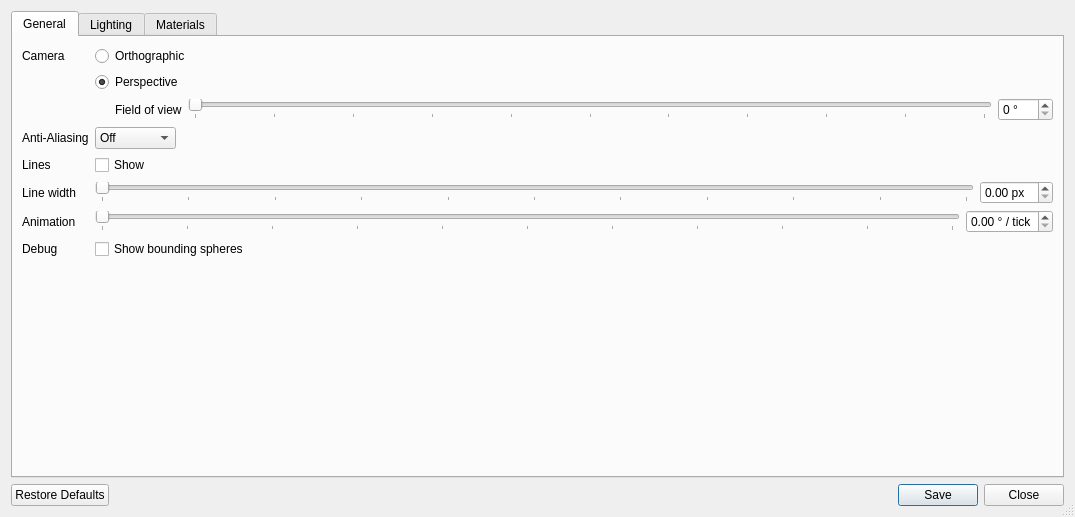
<?xml version="1.0" encoding="UTF-8"?>
<ui version="4.0">
 <class>RenderSettingsDialog</class>
 <widget class="QDialog" name="RenderSettingsDialog">
  <property name="geometry">
   <rect>
    <x>0</x>
    <y>0</y>
    <width>1075</width>
    <height>517</height>
   </rect>
  </property>
  <property name="windowTitle">
   <string>3D Render Settings</string>
  </property>
  <property name="sizeGripEnabled">
   <bool>true</bool>
  </property>
  <layout class="QVBoxLayout" name="verticalLayout_2">
   <item>
    <widget class="QTabWidget" name="tabWidget">
     <property name="currentIndex">
      <number>0</number>
     </property>
     <widget class="QWidget" name="general">
      <attribute name="title">
       <string>General</string>
      </attribute>
      <layout class="QFormLayout" name="formLayout">
       <property name="fieldGrowthPolicy">
        <enum>QFormLayout::ExpandingFieldsGrow</enum>
       </property>
       <item row="0" column="0">
        <widget class="QLabel" name="label">
         <property name="text">
          <string>Camera</string>
         </property>
        </widget>
       </item>
       <item row="0" column="1">
        <widget class="QRadioButton" name="orthographicCamera">
         <property name="text">
          <string>Orthographic</string>
         </property>
        </widget>
       </item>
       <item row="1" column="1">
        <widget class="QRadioButton" name="perspectiveCamera">
         <property name="text">
          <string>Perspective</string>
         </property>
         <property name="checked">
          <bool>true</bool>
         </property>
        </widget>
       </item>
       <item row="2" column="1">
        <layout class="QHBoxLayout" name="horizontalLayout_3">
         <item>
          <spacer name="horizontalSpacer">
           <property name="orientation">
            <enum>Qt::Horizontal</enum>
           </property>
           <property name="sizeType">
            <enum>QSizePolicy::Fixed</enum>
           </property>
           <property name="sizeHint" stdset="0">
            <size>
             <width>20</width>
             <height>20</height>
            </size>
           </property>
          </spacer>
         </item>
         <item>
          <widget class="QLabel" name="label_12">
           <property name="text">
            <string>Field of view</string>
           </property>
          </widget>
         </item>
         <item>
          <widget class="QSlider" name="fieldOfViewSlider">
           <property name="maximum">
            <number>100</number>
           </property>
           <property name="orientation">
            <enum>Qt::Horizontal</enum>
           </property>
           <property name="tickPosition">
            <enum>QSlider::TicksBelow</enum>
           </property>
           <property name="tickInterval">
            <number>10</number>
           </property>
          </widget>
         </item>
         <item>
          <widget class="QDoubleSpinBox" name="fieldOfView">
           <property name="suffix">
            <string> °</string>
           </property>
           <property name="decimals">
            <number>0</number>
           </property>
           <property name="minimum">
            <double>0.000000000000000</double>
           </property>
           <property name="maximum">
            <double>100.000000000000000</double>
           </property>
           <property name="value">
            <double>0.000000000000000</double>
           </property>
          </widget>
         </item>
        </layout>
       </item>
       <item row="5" column="0">
        <widget class="QLabel" name="label_4">
         <property name="text">
          <string>Lines</string>
         </property>
        </widget>
       </item>
       <item row="5" column="1">
        <widget class="QCheckBox" name="showLines">
         <property name="text">
          <string>Show</string>
         </property>
        </widget>
       </item>
       <item row="6" column="0">
        <widget class="QLabel" name="label_3">
         <property name="text">
          <string>Line width</string>
         </property>
        </widget>
       </item>
       <item row="6" column="1">
        <layout class="QHBoxLayout" name="horizontalLayout">
         <item>
          <widget class="QSlider" name="lineWidthSlider">
           <property name="maximum">
            <number>100</number>
           </property>
           <property name="sliderPosition">
            <number>0</number>
           </property>
           <property name="orientation">
            <enum>Qt::Horizontal</enum>
           </property>
           <property name="tickPosition">
            <enum>QSlider::TicksBelow</enum>
           </property>
           <property name="tickInterval">
            <number>10</number>
           </property>
          </widget>
         </item>
         <item>
          <widget class="QDoubleSpinBox" name="lineWidth">
           <property name="suffix">
            <string> px</string>
           </property>
           <property name="maximum">
            <double>10.000000000000000</double>
           </property>
           <property name="singleStep">
            <double>0.100000000000000</double>
           </property>
          </widget>
         </item>
        </layout>
       </item>
       <item row="7" column="0">
        <widget class="QLabel" name="label_2">
         <property name="text">
          <string>Animation</string>
         </property>
        </widget>
       </item>
       <item row="7" column="1">
        <layout class="QHBoxLayout" name="horizontalLayout_2">
         <item>
          <widget class="QSlider" name="animationAngleSlider">
           <property name="maximum">
            <number>100</number>
           </property>
           <property name="sliderPosition">
            <number>0</number>
           </property>
           <property name="orientation">
            <enum>Qt::Horizontal</enum>
           </property>
           <property name="tickPosition">
            <enum>QSlider::TicksBelow</enum>
           </property>
           <property name="tickInterval">
            <number>10</number>
           </property>
          </widget>
         </item>
         <item>
          <widget class="QDoubleSpinBox" name="animationAngle">
           <property name="suffix">
            <string> ° / tick</string>
           </property>
           <property name="maximum">
            <double>1.000000000000000</double>
           </property>
           <property name="singleStep">
            <double>0.010000000000000</double>
           </property>
          </widget>
         </item>
        </layout>
       </item>
       <item row="8" column="0">
        <widget class="QLabel" name="label_5">
         <property name="text">
          <string>Debug</string>
         </property>
        </widget>
       </item>
       <item row="8" column="1">
        <widget class="QCheckBox" name="showBoundingSpheres">
         <property name="text">
          <string>Show bounding spheres</string>
         </property>
        </widget>
       </item>
       <item row="9" column="1">
        <spacer name="verticalSpacer_2">
         <property name="orientation">
          <enum>Qt::Vertical</enum>
         </property>
         <property name="sizeType">
          <enum>QSizePolicy::Expanding</enum>
         </property>
         <property name="sizeHint" stdset="0">
          <size>
           <width>502</width>
           <height>0</height>
          </size>
         </property>
        </spacer>
       </item>
       <item row="3" column="0">
        <widget class="QLabel" name="label_15">
         <property name="text">
          <string>Anti-Aliasing</string>
         </property>
        </widget>
       </item>
       <item row="3" column="1">
        <widget class="QComboBox" name="antiAliasing">
         <item>
          <property name="text">
           <string>Off</string>
          </property>
         </item>
         <item>
          <property name="text">
           <string>Medium</string>
          </property>
         </item>
         <item>
          <property name="text">
           <string>High</string>
          </property>
         </item>
         <item>
          <property name="text">
           <string>Very high</string>
          </property>
         </item>
        </widget>
       </item>
      </layout>
     </widget>
     <widget class="QWidget" name="lighting">
      <attribute name="title">
       <string>Lighting</string>
      </attribute>
      <layout class="QVBoxLayout" name="verticalLayout_3">
       <item>
        <layout class="QFormLayout" name="formLayout_2">
         <property name="fieldGrowthPolicy">
          <enum>QFormLayout::ExpandingFieldsGrow</enum>
         </property>
         <item row="0" column="0">
          <widget class="QLabel" name="label_13">
           <property name="text">
            <string>Enable</string>
           </property>
          </widget>
         </item>
         <item row="0" column="1">
          <widget class="QCheckBox" name="enableLighting">
           <property name="text">
            <string>Realistic Lighting</string>
           </property>
          </widget>
         </item>
         <item row="1" column="0">
          <widget class="QLabel" name="label_14">
           <property name="text">
            <string>Brightness</string>
           </property>
          </widget>
         </item>
         <item row="1" column="1">
          <layout class="QHBoxLayout" name="horizontalLayout_4">
           <item>
            <widget class="QSlider" name="brightnessSlider">
             <property name="maximum">
              <number>100</number>
             </property>
             <property name="sliderPosition">
              <number>0</number>
             </property>
             <property name="orientation">
              <enum>Qt::Horizontal</enum>
             </property>
             <property name="tickPosition">
              <enum>QSlider::TicksBelow</enum>
             </property>
             <property name="tickInterval">
              <number>10</number>
             </property>
            </widget>
           </item>
           <item>
            <widget class="QDoubleSpinBox" name="brightness">
             <property name="suffix">
              <string/>
             </property>
             <property name="maximum">
              <double>1.000000000000000</double>
             </property>
             <property name="singleStep">
              <double>0.010000000000000</double>
             </property>
            </widget>
           </item>
          </layout>
         </item>
        </layout>
       </item>
       <item>
        <widget class="QGroupBox" name="groupBox_2">
         <property name="title">
          <string>Ambient Occlusion</string>
         </property>
         <layout class="QGridLayout" name="gridLayout_2">
          <item row="0" column="0">
           <widget class="QLabel" name="label_23">
            <property name="text">
             <string>Strength</string>
            </property>
           </widget>
          </item>
          <item row="0" column="1">
           <widget class="QSlider" name="aoStrengthSlider">
            <property name="maximum">
             <number>100</number>
            </property>
            <property name="orientation">
             <enum>Qt::Horizontal</enum>
            </property>
            <property name="tickPosition">
             <enum>QSlider::TicksBelow</enum>
            </property>
            <property name="tickInterval">
             <number>10</number>
            </property>
           </widget>
          </item>
          <item row="1" column="0">
           <widget class="QLabel" name="label_24">
            <property name="text">
             <string>Softness</string>
            </property>
           </widget>
          </item>
          <item row="1" column="1">
           <widget class="QSlider" name="aoSoftnessSlider">
            <property name="maximum">
             <number>100</number>
            </property>
            <property name="orientation">
             <enum>Qt::Horizontal</enum>
            </property>
            <property name="tickPosition">
             <enum>QSlider::TicksBelow</enum>
            </property>
            <property name="tickInterval">
             <number>10</number>
            </property>
           </widget>
          </item>
          <item row="2" column="0">
           <widget class="QLabel" name="label_25">
            <property name="text">
             <string>Distance</string>
            </property>
           </widget>
          </item>
          <item row="2" column="1">
           <widget class="QSlider" name="aoDistanceSlider">
            <property name="maximum">
             <number>100</number>
            </property>
            <property name="orientation">
             <enum>Qt::Horizontal</enum>
            </property>
            <property name="tickPosition">
             <enum>QSlider::TicksBelow</enum>
            </property>
            <property name="tickInterval">
             <number>10</number>
            </property>
           </widget>
          </item>
          <item row="0" column="2">
           <widget class="QDoubleSpinBox" name="aoStrength">
            <property name="maximum">
             <double>1.000000000000000</double>
            </property>
            <property name="singleStep">
             <double>0.010000000000000</double>
            </property>
           </widget>
          </item>
          <item row="1" column="2">
           <widget class="QDoubleSpinBox" name="aoSoftness">
            <property name="maximum">
             <double>1.000000000000000</double>
            </property>
            <property name="singleStep">
             <double>0.010000000000000</double>
            </property>
           </widget>
          </item>
          <item row="2" column="2">
           <widget class="QDoubleSpinBox" name="aoDistance">
            <property name="maximum">
             <double>1.000000000000000</double>
            </property>
            <property name="singleStep">
             <double>0.010000000000000</double>
            </property>
           </widget>
          </item>
         </layout>
        </widget>
       </item>
       <item>
        <spacer name="verticalSpacer_3">
         <property name="orientation">
          <enum>Qt::Vertical</enum>
         </property>
         <property name="sizeHint" stdset="0">
          <size>
           <width>20</width>
           <height>43</height>
          </size>
         </property>
        </spacer>
       </item>
      </layout>
     </widget>
     <widget class="QWidget" name="materials">
      <attribute name="title">
       <string>Materials</string>
      </attribute>
      <layout class="QVBoxLayout" name="verticalLayout">
       <item>
        <widget class="QGroupBox" name="groupBox">
         <property name="title">
          <string>Reflections</string>
         </property>
         <layout class="QGridLayout" name="gridLayout">
          <item row="0" column="1" colspan="2">
           <widget class="QLabel" name="label_6">
            <property name="text">
             <string>Metalness</string>
            </property>
           </widget>
          </item>
          <item row="0" column="3" colspan="2">
           <widget class="QLabel" name="label_7">
            <property name="text">
             <string>Roughness</string>
            </property>
           </widget>
          </item>
          <item row="1" column="0">
           <widget class="QLabel" name="label_10">
            <property name="text">
             <string>Plain</string>
            </property>
           </widget>
          </item>
          <item row="1" column="1">
           <widget class="QSlider" name="plainMetalnessSlider">
            <property name="maximum">
             <number>100</number>
            </property>
            <property name="orientation">
             <enum>Qt::Horizontal</enum>
            </property>
            <property name="tickPosition">
             <enum>QSlider::TicksBelow</enum>
            </property>
            <property name="tickInterval">
             <number>10</number>
            </property>
           </widget>
          </item>
          <item row="1" column="3">
           <widget class="QSlider" name="plainRoughnessSlider">
            <property name="maximum">
             <number>100</number>
            </property>
            <property name="orientation">
             <enum>Qt::Horizontal</enum>
            </property>
            <property name="tickPosition">
             <enum>QSlider::TicksBelow</enum>
            </property>
            <property name="tickInterval">
             <number>10</number>
            </property>
           </widget>
          </item>
          <item row="2" column="0">
           <widget class="QLabel" name="label_11">
            <property name="text">
             <string>Chrome</string>
            </property>
           </widget>
          </item>
          <item row="2" column="1">
           <widget class="QSlider" name="chromeMetalnessSlider">
            <property name="maximum">
             <number>100</number>
            </property>
            <property name="orientation">
             <enum>Qt::Horizontal</enum>
            </property>
            <property name="tickPosition">
             <enum>QSlider::TicksBelow</enum>
            </property>
            <property name="tickInterval">
             <number>10</number>
            </property>
           </widget>
          </item>
          <item row="2" column="3">
           <widget class="QSlider" name="chromeRoughnessSlider">
            <property name="maximum">
             <number>100</number>
            </property>
            <property name="orientation">
             <enum>Qt::Horizontal</enum>
            </property>
            <property name="tickPosition">
             <enum>QSlider::TicksBelow</enum>
            </property>
            <property name="tickInterval">
             <number>10</number>
            </property>
           </widget>
          </item>
          <item row="3" column="0">
           <widget class="QLabel" name="label_8">
            <property name="text">
             <string>Metallic</string>
            </property>
           </widget>
          </item>
          <item row="3" column="1">
           <widget class="QSlider" name="metallicMetalnessSlider">
            <property name="maximum">
             <number>100</number>
            </property>
            <property name="orientation">
             <enum>Qt::Horizontal</enum>
            </property>
            <property name="tickPosition">
             <enum>QSlider::TicksBelow</enum>
            </property>
            <property name="tickInterval">
             <number>10</number>
            </property>
           </widget>
          </item>
          <item row="3" column="3">
           <widget class="QSlider" name="metallicRoughnessSlider">
            <property name="maximum">
             <number>100</number>
            </property>
            <property name="orientation">
             <enum>Qt::Horizontal</enum>
            </property>
            <property name="tickPosition">
             <enum>QSlider::TicksBelow</enum>
            </property>
            <property name="tickInterval">
             <number>10</number>
            </property>
           </widget>
          </item>
          <item row="4" column="0">
           <widget class="QLabel" name="label_9">
            <property name="text">
             <string>Pearl</string>
            </property>
           </widget>
          </item>
          <item row="4" column="1">
           <widget class="QSlider" name="pearlMetalnessSlider">
            <property name="maximum">
             <number>100</number>
            </property>
            <property name="orientation">
             <enum>Qt::Horizontal</enum>
            </property>
            <property name="tickPosition">
             <enum>QSlider::TicksBelow</enum>
            </property>
            <property name="tickInterval">
             <number>10</number>
            </property>
           </widget>
          </item>
          <item row="4" column="3">
           <widget class="QSlider" name="pearlRoughnessSlider">
            <property name="maximum">
             <number>100</number>
            </property>
            <property name="orientation">
             <enum>Qt::Horizontal</enum>
            </property>
            <property name="tickPosition">
             <enum>QSlider::TicksBelow</enum>
            </property>
            <property name="tickInterval">
             <number>10</number>
            </property>
           </widget>
          </item>
          <item row="4" column="4">
           <widget class="QDoubleSpinBox" name="pearlRoughness">
            <property name="maximum">
             <double>1.000000000000000</double>
            </property>
            <property name="singleStep">
             <double>0.010000000000000</double>
            </property>
           </widget>
          </item>
          <item row="4" column="2">
           <widget class="QDoubleSpinBox" name="pearlMetalness">
            <property name="maximum">
             <double>1.000000000000000</double>
            </property>
            <property name="singleStep">
             <double>0.010000000000000</double>
            </property>
           </widget>
          </item>
          <item row="3" column="2">
           <widget class="QDoubleSpinBox" name="metallicMetalness">
            <property name="maximum">
             <double>1.000000000000000</double>
            </property>
            <property name="singleStep">
             <double>0.010000000000000</double>
            </property>
           </widget>
          </item>
          <item row="2" column="2">
           <widget class="QDoubleSpinBox" name="chromeMetalness">
            <property name="maximum">
             <double>1.000000000000000</double>
            </property>
            <property name="singleStep">
             <double>0.010000000000000</double>
            </property>
           </widget>
          </item>
          <item row="2" column="4">
           <widget class="QDoubleSpinBox" name="chromeRoughness">
            <property name="maximum">
             <double>1.000000000000000</double>
            </property>
            <property name="singleStep">
             <double>0.010000000000000</double>
            </property>
           </widget>
          </item>
          <item row="1" column="4">
           <widget class="QDoubleSpinBox" name="plainRoughness">
            <property name="maximum">
             <double>1.000000000000000</double>
            </property>
            <property name="singleStep">
             <double>0.010000000000000</double>
            </property>
           </widget>
          </item>
          <item row="3" column="4">
           <widget class="QDoubleSpinBox" name="metallicRoughness">
            <property name="maximum">
             <double>1.000000000000000</double>
            </property>
            <property name="singleStep">
             <double>0.010000000000000</double>
            </property>
           </widget>
          </item>
          <item row="1" column="2">
           <widget class="QDoubleSpinBox" name="plainMetalness">
            <property name="maximum">
             <double>1.000000000000000</double>
            </property>
            <property name="singleStep">
             <double>0.010000000000000</double>
            </property>
           </widget>
          </item>
         </layout>
        </widget>
       </item>
       <item>
        <spacer name="verticalSpacer">
         <property name="orientation">
          <enum>Qt::Vertical</enum>
         </property>
         <property name="sizeHint" stdset="0">
          <size>
           <width>20</width>
           <height>18</height>
          </size>
         </property>
        </spacer>
       </item>
      </layout>
     </widget>
    </widget>
   </item>
   <item>
    <widget class="QDialogButtonBox" name="buttonBox">
     <property name="orientation">
      <enum>Qt::Horizontal</enum>
     </property>
     <property name="standardButtons">
      <set>QDialogButtonBox::Close|QDialogButtonBox::RestoreDefaults|QDialogButtonBox::Save</set>
     </property>
    </widget>
   </item>
  </layout>
 </widget>
 <tabstops>
  <tabstop>tabWidget</tabstop>
  <tabstop>perspectiveCamera</tabstop>
  <tabstop>showLines</tabstop>
  <tabstop>lineWidthSlider</tabstop>
  <tabstop>lineWidth</tabstop>
  <tabstop>animationAngleSlider</tabstop>
  <tabstop>animationAngle</tabstop>
  <tabstop>showBoundingSpheres</tabstop>
  <tabstop>enableLighting</tabstop>
  <tabstop>aoStrengthSlider</tabstop>
  <tabstop>aoStrength</tabstop>
  <tabstop>aoSoftnessSlider</tabstop>
  <tabstop>aoSoftness</tabstop>
  <tabstop>aoDistanceSlider</tabstop>
  <tabstop>aoDistance</tabstop>
  <tabstop>plainMetalnessSlider</tabstop>
  <tabstop>plainMetalness</tabstop>
  <tabstop>plainRoughnessSlider</tabstop>
  <tabstop>plainRoughness</tabstop>
  <tabstop>chromeMetalnessSlider</tabstop>
  <tabstop>chromeMetalness</tabstop>
  <tabstop>chromeRoughnessSlider</tabstop>
  <tabstop>chromeRoughness</tabstop>
  <tabstop>metallicMetalnessSlider</tabstop>
  <tabstop>metallicMetalness</tabstop>
  <tabstop>metallicRoughnessSlider</tabstop>
  <tabstop>metallicRoughness</tabstop>
  <tabstop>pearlMetalnessSlider</tabstop>
  <tabstop>pearlMetalness</tabstop>
  <tabstop>pearlRoughnessSlider</tabstop>
  <tabstop>pearlRoughness</tabstop>
 </tabstops>
 <resources/>
 <connections>
  <connection>
   <sender>buttonBox</sender>
   <signal>rejected()</signal>
   <receiver>RenderSettingsDialog</receiver>
   <slot>reject()</slot>
   <hints>
    <hint type="sourcelabel">
     <x>304</x>
     <y>296</y>
    </hint>
    <hint type="destinationlabel">
     <x>286</x>
     <y>274</y>
    </hint>
   </hints>
  </connection>
  <connection>
   <sender>perspectiveCamera</sender>
   <signal>toggled(bool)</signal>
   <receiver>fieldOfViewSlider</receiver>
   <slot>setEnabled(bool)</slot>
   <hints>
    <hint type="sourcelabel">
     <x>240</x>
     <y>86</y>
    </hint>
    <hint type="destinationlabel">
     <x>238</x>
     <y>109</y>
    </hint>
   </hints>
  </connection>
  <connection>
   <sender>perspectiveCamera</sender>
   <signal>toggled(bool)</signal>
   <receiver>fieldOfView</receiver>
   <slot>setEnabled(bool)</slot>
   <hints>
    <hint type="sourcelabel">
     <x>545</x>
     <y>89</y>
    </hint>
    <hint type="destinationlabel">
     <x>553</x>
     <y>114</y>
    </hint>
   </hints>
  </connection>
 </connections>
</ui>
